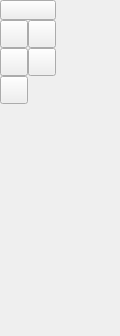
<ui version="4.0" >
 <author></author>
 <comment></comment>
 <exportmacro></exportmacro>
 <class>QG_CadToolBarInfo</class>
 <widget class="QWidget" name="QG_CadToolBarInfo" >
  <property name="geometry" >
   <rect>
    <x>0</x>
    <y>0</y>
    <width>120</width>
    <height>336</height>
   </rect>
  </property>
  <property name="minimumSize" >
   <size>
    <width>56</width>
    <height>336</height>
   </size>
  </property>
  <widget class="QToolButton" name="bBack" >
   <property name="geometry" >
    <rect>
     <x>0</x>
     <y>0</y>
     <width>56</width>
     <height>20</height>
    </rect>
   </property>
   <property name="iconSize" >
    <size>
     <width>18</width>
     <height>18</height>
    </size>
   </property>
  </widget>
  <widget class="QToolButton" name="bDist" >
   <property name="geometry" >
    <rect>
     <x>0</x>
     <y>20</y>
     <width>28</width>
     <height>28</height>
    </rect>
   </property>
   <property name="iconSize" >
    <size>
     <width>18</width>
     <height>18</height>
    </size>
   </property>
  </widget>
  <widget class="QToolButton" name="bDist2" >
   <property name="geometry" >
    <rect>
     <x>28</x>
     <y>20</y>
     <width>28</width>
     <height>28</height>
    </rect>
   </property>
   <property name="iconSize" >
    <size>
     <width>18</width>
     <height>18</height>
    </size>
   </property>
  </widget>
  <widget class="QToolButton" name="bTotalLength" >
   <property name="geometry" >
    <rect>
     <x>28</x>
     <y>48</y>
     <width>28</width>
     <height>28</height>
    </rect>
   </property>
   <property name="iconSize" >
    <size>
     <width>18</width>
     <height>18</height>
    </size>
   </property>
  </widget>
  <widget class="QToolButton" name="bArea" >
   <property name="geometry" >
    <rect>
     <x>0</x>
     <y>76</y>
     <width>28</width>
     <height>28</height>
    </rect>
   </property>
   <property name="iconSize" >
    <size>
     <width>18</width>
     <height>18</height>
    </size>
   </property>
  </widget>
  <widget class="QToolButton" name="bAngle" >
   <property name="geometry" >
    <rect>
     <x>0</x>
     <y>48</y>
     <width>28</width>
     <height>28</height>
    </rect>
   </property>
   <property name="iconSize" >
    <size>
     <width>20</width>
     <height>20</height>
    </size>
   </property>
  </widget>
 </widget>
 <pixmapfunction></pixmapfunction>
 <resources>
  <include location="../qcadguiqt.qrc" />
 </resources>
 <connections/>
</ui>
